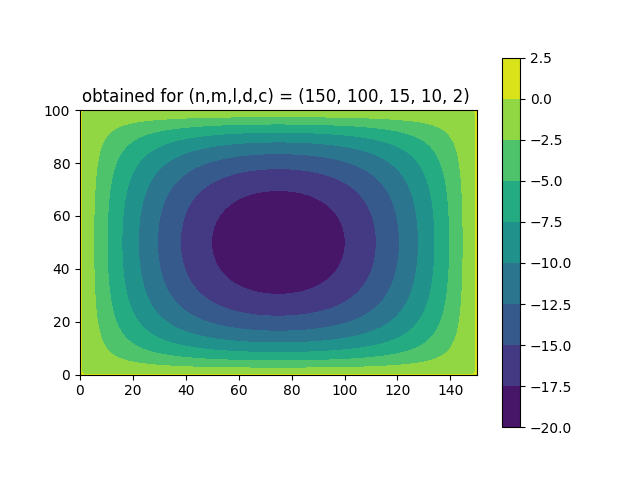

Generate this figure with Python:
import numpy as np
import matplotlib.pyplot as plt
n = int(input())
m= int(input())
D = int(input())
L= int(input())
delta_x= L/n
delta_y = D/m
c=int(input())
#denombrement
kdict = {}
j,i,times= 0,0,0
while j < m:
     if i == n:
        j+=1
        i = 0
        times +=1
     else:
        kdict[(i,j)] = i+j + times*(n-1)
        i+=1
def k(i,j):#pour simplifier
    return kdict[(i,j)]
a = np.zeros((n*m)**2).reshape(n*m,n*m) #la matrice A
for i in range(1,n-1):
    for j in range(1,m-1):
        a[k(i,j),k(i+1,j)] = 1/delta_x**2
        a[k(i,j), k(i-1,j)] = 1/delta_x**2
        a[k(i,j), k(i,j)] =-2/delta_x**2 -2/delta_y**2
        a[k(i,j),k(i,j+1)] = 1/delta_y**2
        a[k(i,j),k(i,j-1)] = 1/delta_y**2
b = np.array([c for i in range((n*m))]) #la matrice B
#conditions de dirichlet
for j in(0,m-1):
    for i in range(n):
        a[k(i,j),k(i,j)] = 1
        b[k(i,j)] = 0
#conditions de neumann
for j in range(m):
        a[k(0,j), k(0,j)] =1
        a[k(0,j), k(0, j)+1] = 1
        b[k(0,j)] = 0
for j in range(m):
    a[k(n-1, j), k(n-1, j)] = 1
    a[k(n-1, j), k(n-1,j) - 1] = 1
    b[k(n-1, j)] = 0
for i in range(n):
    a[k(i, 0), k(i, 0)] = 1
    a[k(i, 0), k(i, 0) + 1] = -1
    b[k(i, 0)] = 0
for i in range(n):
    a[k(i, m-1), k(i,m-1)] = 1
    a[k(i, m-1), k(i, m-1) - 1] = -1
    b[k(i, m-1)] = 0
#resolution
X = np.linalg.solve(a,b) #vecteur contenant les images de chaque point de la grille
#representation
fig,ax = plt.subplots()
row = np.linspace(0,n,n)
column = np.linspace(0,m,m)
np.reshape(column,(m,1))
#row, colomn = np.meshgrid(row, column, sparse=True)
X = np.reshape(X,(m,n))# needs to be discussed, the numerotation may be different...
h = plt.contourf(row, column, X)
plt.axis('scaled')
plt.colorbar()
ax.set_title("obtained for (n,m,l,d,c) = {} ".format((150,100,15,10,2)))
plt.show()
